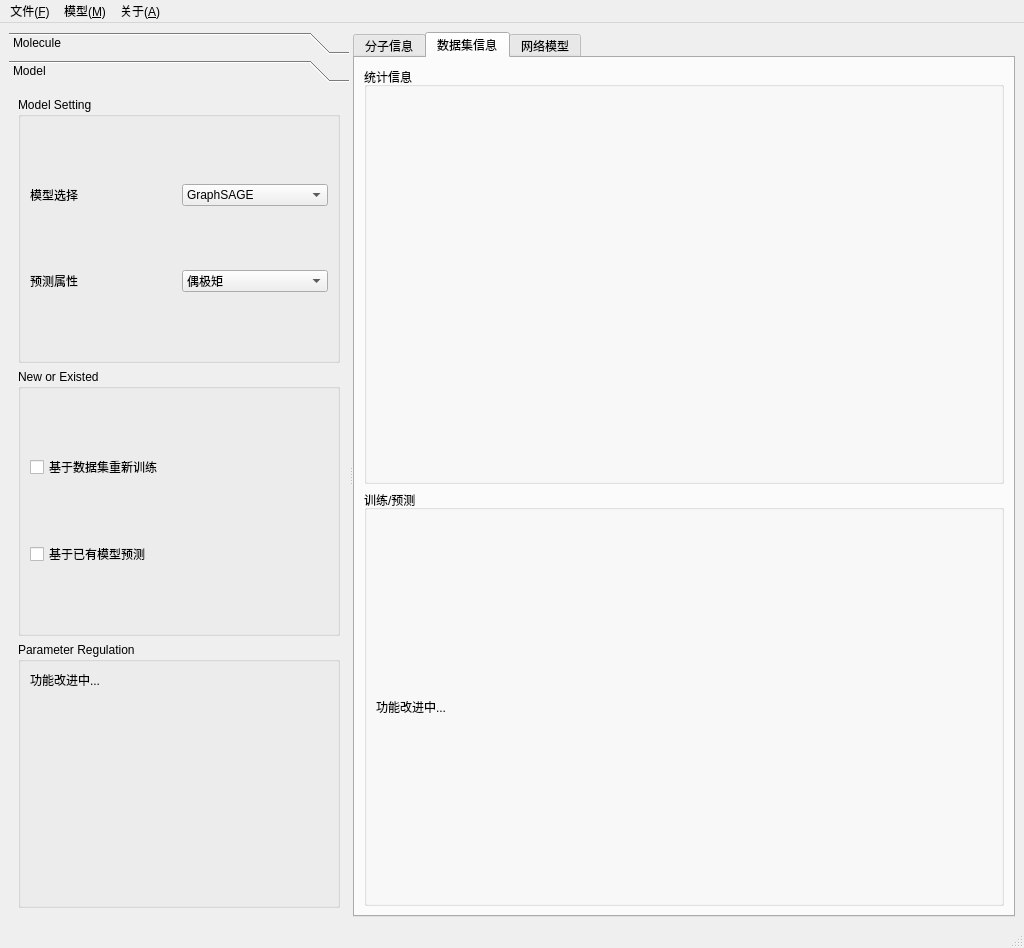
<?xml version="1.0" encoding="UTF-8"?>
<ui version="4.0">
 <class>MainWindow</class>
 <widget class="QMainWindow" name="MainWindow">
  <property name="geometry">
   <rect>
    <x>0</x>
    <y>0</y>
    <width>1024</width>
    <height>948</height>
   </rect>
  </property>
  <property name="windowTitle">
   <string>分子属性预测系统</string>
  </property>
  <widget class="QWidget" name="centralwidget">
   <layout class="QGridLayout" name="gridLayout_9">
    <item row="0" column="0">
     <widget class="QSplitter" name="splitter">
      <property name="orientation">
       <enum>Qt::Horizontal</enum>
      </property>
      <widget class="QToolBox" name="toolBox">
       <property name="currentIndex">
        <number>1</number>
       </property>
       <widget class="QWidget" name="page">
        <property name="geometry">
         <rect>
          <x>0</x>
          <y>0</y>
          <width>331</width>
          <height>833</height>
         </rect>
        </property>
        <attribute name="label">
         <string>Molecule</string>
        </attribute>
        <layout class="QVBoxLayout" name="verticalLayout_2">
         <item>
          <widget class="QGroupBox" name="groupBoxMolecule">
           <property name="title">
            <string>Molecule</string>
           </property>
           <layout class="QGridLayout" name="gridLayout_2">
            <item row="0" column="0" colspan="2">
             <widget class="QPushButton" name="pushButtonWebView">
              <property name="text">
               <string>浏览器中打开（观察交互图形）</string>
              </property>
             </widget>
            </item>
            <item row="1" column="0">
             <widget class="QLabel" name="labelNo">
              <property name="text">
               <string>所观察分子：NO.</string>
              </property>
             </widget>
            </item>
            <item row="1" column="1">
             <widget class="QSpinBox" name="spinBoxNo"/>
            </item>
           </layout>
          </widget>
         </item>
         <item>
          <widget class="QGroupBox" name="groupBoxDataset">
           <property name="title">
            <string>Dataset</string>
           </property>
           <layout class="QGridLayout" name="gridLayout">
            <item row="0" column="0">
             <widget class="QLabel" name="labelHistType">
              <property name="text">
               <string>统计信息</string>
              </property>
             </widget>
            </item>
            <item row="0" column="1">
             <widget class="QComboBox" name="comboBoxHistType">
              <item>
               <property name="text">
                <string>旋转常量 A</string>
               </property>
              </item>
              <item>
               <property name="text">
                <string>旋转常量 B</string>
               </property>
              </item>
              <item>
               <property name="text">
                <string>旋转常量 C</string>
               </property>
              </item>
              <item>
               <property name="text">
                <string>偶极矩</string>
               </property>
              </item>
              <item>
               <property name="text">
                <string>各向同性极化率</string>
               </property>
              </item>
              <item>
               <property name="text">
                <string>HOMO</string>
               </property>
              </item>
              <item>
               <property name="text">
                <string>LUMO</string>
               </property>
              </item>
              <item>
               <property name="text">
                <string>带隙</string>
               </property>
              </item>
              <item>
               <property name="text">
                <string>空间最概然位置</string>
               </property>
              </item>
              <item>
               <property name="text">
                <string>零点振动能</string>
               </property>
              </item>
              <item>
               <property name="text">
                <string>内能(0K)</string>
               </property>
              </item>
              <item>
               <property name="text">
                <string>内能(RT)</string>
               </property>
              </item>
              <item>
               <property name="text">
                <string>焓(RT)</string>
               </property>
              </item>
              <item>
               <property name="text">
                <string>Gibbs自由能(RT)</string>
               </property>
              </item>
              <item>
               <property name="text">
                <string>热容(RT)</string>
               </property>
              </item>
             </widget>
            </item>
            <item row="1" column="0">
             <widget class="QLabel" name="labelSplit">
              <property name="text">
               <string>Train:Total</string>
              </property>
             </widget>
            </item>
            <item row="1" column="1">
             <widget class="QDoubleSpinBox" name="doubleSpinBoxSplit"/>
            </item>
           </layout>
          </widget>
         </item>
         <item>
          <widget class="QGroupBox" name="groupBox_4">
           <property name="title">
            <string>Molecule Manipulation</string>
           </property>
           <layout class="QFormLayout" name="formLayout">
            <item row="0" column="0">
             <widget class="QLabel" name="label_2">
              <property name="text">
               <string>功能改进中...</string>
              </property>
             </widget>
            </item>
           </layout>
          </widget>
         </item>
        </layout>
       </widget>
       <widget class="QWidget" name="page_2">
        <property name="geometry">
         <rect>
          <x>0</x>
          <y>0</y>
          <width>331</width>
          <height>833</height>
         </rect>
        </property>
        <attribute name="label">
         <string>Model</string>
        </attribute>
        <layout class="QVBoxLayout" name="verticalLayout">
         <item>
          <widget class="QGroupBox" name="groupBox">
           <property name="title">
            <string>Model Setting</string>
           </property>
           <layout class="QGridLayout" name="gridLayout_6">
            <item row="0" column="0">
             <widget class="QLabel" name="label_3">
              <property name="text">
               <string>模型选择</string>
              </property>
             </widget>
            </item>
            <item row="0" column="1">
             <widget class="QComboBox" name="comboBoxModelSelect">
              <item>
               <property name="text">
                <string>GraphSAGE</string>
               </property>
              </item>
              <item>
               <property name="text">
                <string>GCN</string>
               </property>
              </item>
              <item>
               <property name="text">
                <string>MPNN</string>
               </property>
              </item>
              <item>
               <property name="text">
                <string>RandomForest</string>
               </property>
              </item>
              <item>
               <property name="text">
                <string>XGBoost</string>
               </property>
              </item>
             </widget>
            </item>
            <item row="1" column="0">
             <widget class="QLabel" name="label_7">
              <property name="text">
               <string>预测属性</string>
              </property>
             </widget>
            </item>
            <item row="1" column="1">
             <widget class="QComboBox" name="comboBoxPropertyPredict">
              <item>
               <property name="text">
                <string>偶极矩</string>
               </property>
              </item>
              <item>
               <property name="text">
                <string>各向同性极化率</string>
               </property>
              </item>
              <item>
               <property name="text">
                <string>HOMO</string>
               </property>
              </item>
              <item>
               <property name="text">
                <string>LUMO</string>
               </property>
              </item>
              <item>
               <property name="text">
                <string>带隙</string>
               </property>
              </item>
              <item>
               <property name="text">
                <string>空间最概然位置</string>
               </property>
              </item>
              <item>
               <property name="text">
                <string>零点振动能</string>
               </property>
              </item>
              <item>
               <property name="text">
                <string>内能(0K)</string>
               </property>
              </item>
              <item>
               <property name="text">
                <string>内能(RT)</string>
               </property>
              </item>
              <item>
               <property name="text">
                <string>焓(RT)</string>
               </property>
              </item>
              <item>
               <property name="text">
                <string>Gibbs自由能(RT)</string>
               </property>
              </item>
              <item>
               <property name="text">
                <string>热容(RT)</string>
               </property>
              </item>
             </widget>
            </item>
           </layout>
          </widget>
         </item>
         <item>
          <widget class="QGroupBox" name="groupBox_3">
           <property name="title">
            <string>New or Existed</string>
           </property>
           <layout class="QGridLayout" name="gridLayout_16">
            <item row="0" column="0">
             <widget class="QCheckBox" name="checkBoxUseNew">
              <property name="text">
               <string>基于数据集重新训练</string>
              </property>
             </widget>
            </item>
            <item row="1" column="0">
             <widget class="QCheckBox" name="checkBoxUseExisted">
              <property name="text">
               <string>基于已有模型预测</string>
              </property>
             </widget>
            </item>
           </layout>
          </widget>
         </item>
         <item>
          <widget class="QGroupBox" name="groupBox_2">
           <property name="title">
            <string>Parameter Regulation</string>
           </property>
           <layout class="QFormLayout" name="formLayout_3">
            <item row="0" column="0">
             <widget class="QLabel" name="label">
              <property name="text">
               <string>功能改进中...</string>
              </property>
             </widget>
            </item>
           </layout>
          </widget>
         </item>
        </layout>
       </widget>
      </widget>
      <widget class="QTabWidget" name="tabWidget">
       <property name="currentIndex">
        <number>1</number>
       </property>
       <widget class="QWidget" name="tab">
        <attribute name="title">
         <string>分子信息</string>
        </attribute>
        <layout class="QGridLayout" name="gridLayout_13">
         <item row="0" column="0" rowspan="2">
          <widget class="QGroupBox" name="groupBoxGraph2D">
           <property name="title">
            <string>分子图结构</string>
           </property>
           <layout class="QGridLayout" name="gridLayout_12">
            <item row="0" column="0">
             <widget class="QScrollArea" name="scrollArea1">
              <property name="widgetResizable">
               <bool>true</bool>
              </property>
              <widget class="QWidget" name="scrollAreaWidgetContents_2">
               <property name="geometry">
                <rect>
                 <x>0</x>
                 <y>0</y>
                 <width>283</width>
                 <height>196</height>
                </rect>
               </property>
               <layout class="QGridLayout" name="gridLayout_15">
                <item row="0" column="0">
                 <widget class="QLabel" name="labelFigure1">
                  <property name="layoutDirection">
                   <enum>Qt::LeftToRight</enum>
                  </property>
                  <property name="text">
                   <string>Figure1</string>
                  </property>
                  <property name="alignment">
                   <set>Qt::AlignCenter</set>
                  </property>
                 </widget>
                </item>
               </layout>
              </widget>
             </widget>
            </item>
            <item row="1" column="0">
             <widget class="QScrollArea" name="scrollArea2">
              <property name="widgetResizable">
               <bool>true</bool>
              </property>
              <widget class="QWidget" name="scrollAreaWidgetContents_3">
               <property name="geometry">
                <rect>
                 <x>0</x>
                 <y>0</y>
                 <width>283</width>
                 <height>196</height>
                </rect>
               </property>
               <layout class="QGridLayout" name="gridLayout_7">
                <item row="0" column="0">
                 <widget class="QLabel" name="labelFigure2">
                  <property name="text">
                   <string>Figure2</string>
                  </property>
                  <property name="alignment">
                   <set>Qt::AlignCenter</set>
                  </property>
                 </widget>
                </item>
               </layout>
              </widget>
             </widget>
            </item>
            <item row="2" column="0">
             <widget class="QScrollArea" name="scrollArea1_2">
              <property name="widgetResizable">
               <bool>true</bool>
              </property>
              <widget class="QWidget" name="scrollAreaWidgetContents_4">
               <property name="geometry">
                <rect>
                 <x>0</x>
                 <y>0</y>
                 <width>283</width>
                 <height>196</height>
                </rect>
               </property>
               <layout class="QGridLayout" name="gridLayout_14">
                <item row="0" column="0">
                 <widget class="QLabel" name="labelFigure1_2">
                  <property name="text">
                   <string>Figure1</string>
                  </property>
                  <property name="alignment">
                   <set>Qt::AlignCenter</set>
                  </property>
                 </widget>
                </item>
               </layout>
              </widget>
             </widget>
            </item>
            <item row="3" column="0">
             <widget class="QScrollArea" name="scrollArea2_2">
              <property name="widgetResizable">
               <bool>true</bool>
              </property>
              <widget class="QWidget" name="scrollAreaWidgetContents_5">
               <property name="geometry">
                <rect>
                 <x>0</x>
                 <y>0</y>
                 <width>283</width>
                 <height>196</height>
                </rect>
               </property>
               <layout class="QGridLayout" name="gridLayout_11">
                <item row="0" column="0">
                 <widget class="QLabel" name="labelFigure2_2">
                  <property name="text">
                   <string>Figure2</string>
                  </property>
                  <property name="alignment">
                   <set>Qt::AlignCenter</set>
                  </property>
                 </widget>
                </item>
               </layout>
              </widget>
             </widget>
            </item>
           </layout>
          </widget>
         </item>
         <item row="0" column="1">
          <widget class="QGroupBox" name="groupBoxMoleculeInfo">
           <property name="title">
            <string>分子属性信息</string>
           </property>
           <layout class="QGridLayout" name="gridLayout_3">
            <item row="0" column="0">
             <widget class="QLabel" name="label_4">
              <property name="text">
               <string>Smiles表示</string>
              </property>
             </widget>
            </item>
            <item row="0" column="2">
             <widget class="QPushButton" name="pushButtonPositions">
              <property name="text">
               <string>原子空间位置(...)</string>
              </property>
             </widget>
            </item>
            <item row="0" column="1">
             <widget class="QLineEdit" name="lineEditSmiles"/>
            </item>
            <item row="1" column="1">
             <widget class="QLineEdit" name="lineEditInChI"/>
            </item>
            <item row="1" column="0">
             <widget class="QLabel" name="label_5">
              <property name="text">
               <string>InChI表示</string>
              </property>
             </widget>
            </item>
            <item row="1" column="2">
             <widget class="QPushButton" name="pushButtonCharges">
              <property name="text">
               <string>原子核电荷数(...)</string>
              </property>
             </widget>
            </item>
            <item row="2" column="0" colspan="3">
             <widget class="QTableWidget" name="tableWidgetProperties">
              <attribute name="horizontalHeaderDefaultSectionSize">
               <number>90</number>
              </attribute>
              <attribute name="horizontalHeaderMinimumSectionSize">
               <number>90</number>
              </attribute>
              <attribute name="verticalHeaderDefaultSectionSize">
               <number>20</number>
              </attribute>
              <attribute name="verticalHeaderMinimumSectionSize">
               <number>19</number>
              </attribute>
              <row>
               <property name="text">
                <string>旋转常量 A</string>
               </property>
              </row>
              <row>
               <property name="text">
                <string>旋转常量 B</string>
               </property>
              </row>
              <row>
               <property name="text">
                <string>旋转常量 C</string>
               </property>
              </row>
              <row>
               <property name="text">
                <string>偶极矩</string>
               </property>
              </row>
              <row>
               <property name="text">
                <string>各向同性极化率</string>
               </property>
              </row>
              <row>
               <property name="text">
                <string>HOMO</string>
               </property>
              </row>
              <row>
               <property name="text">
                <string>LUMO</string>
               </property>
              </row>
              <row>
               <property name="text">
                <string>带隙</string>
               </property>
              </row>
              <row>
               <property name="text">
                <string>空间最概然位置</string>
               </property>
              </row>
              <row>
               <property name="text">
                <string>零点振动能</string>
               </property>
              </row>
              <row>
               <property name="text">
                <string>内能(0K)</string>
               </property>
              </row>
              <row>
               <property name="text">
                <string>内能(RT)</string>
               </property>
              </row>
              <row>
               <property name="text">
                <string>焓(RT)</string>
               </property>
              </row>
              <row>
               <property name="text">
                <string>Gibbs自由能(RT)</string>
               </property>
              </row>
              <row>
               <property name="text">
                <string>热容(RT)</string>
               </property>
              </row>
              <column>
               <property name="text">
                <string>Value</string>
               </property>
              </column>
              <column>
               <property name="text">
                <string>Unit</string>
               </property>
              </column>
             </widget>
            </item>
           </layout>
          </widget>
         </item>
         <item row="1" column="1">
          <widget class="QGroupBox" name="groupBoxGraph3D">
           <property name="title">
            <string>三维结构</string>
           </property>
           <layout class="QGridLayout" name="gridLayout_10">
            <item row="0" column="0">
             <widget class="QScrollArea" name="scrollArea3">
              <property name="widgetResizable">
               <bool>true</bool>
              </property>
              <widget class="QWidget" name="scrollAreaWidgetContents">
               <property name="geometry">
                <rect>
                 <x>0</x>
                 <y>0</y>
                 <width>313</width>
                 <height>384</height>
                </rect>
               </property>
               <layout class="QGridLayout" name="gridLayout_8">
                <item row="0" column="0">
                 <widget class="QLabel" name="labelFigure3">
                  <property name="text">
                   <string>Figure3</string>
                  </property>
                  <property name="alignment">
                   <set>Qt::AlignCenter</set>
                  </property>
                 </widget>
                </item>
               </layout>
              </widget>
             </widget>
            </item>
           </layout>
          </widget>
         </item>
        </layout>
       </widget>
       <widget class="QWidget" name="tab_3">
        <attribute name="title">
         <string>数据集信息</string>
        </attribute>
        <layout class="QGridLayout" name="gridLayout_4">
         <item row="0" column="0">
          <widget class="QGroupBox" name="groupBoxStatistics">
           <property name="title">
            <string>统计信息</string>
           </property>
          </widget>
         </item>
         <item row="1" column="0">
          <widget class="QGroupBox" name="groupBoxTrainTest">
           <property name="title">
            <string>训练/预测</string>
           </property>
           <layout class="QGridLayout" name="gridLayout_17">
            <item row="0" column="0">
             <widget class="QLabel" name="label_8">
              <property name="text">
               <string>功能改进中...</string>
              </property>
             </widget>
            </item>
           </layout>
          </widget>
         </item>
        </layout>
       </widget>
       <widget class="QWidget" name="tab_2">
        <attribute name="title">
         <string>网络模型</string>
        </attribute>
        <layout class="QGridLayout" name="gridLayout_5">
         <item row="0" column="0">
          <widget class="QGroupBox" name="groupBoxModelView">
           <property name="title">
            <string>模型视图</string>
           </property>
           <layout class="QVBoxLayout" name="verticalLayout_3">
            <item>
             <widget class="QLabel" name="label_9">
              <property name="text">
               <string>功能改进中...</string>
              </property>
             </widget>
            </item>
           </layout>
          </widget>
         </item>
         <item row="1" column="0">
          <widget class="QGroupBox" name="groupBoxResult">
           <property name="title">
            <string>预测结果</string>
           </property>
          </widget>
         </item>
        </layout>
       </widget>
      </widget>
     </widget>
    </item>
   </layout>
  </widget>
  <widget class="QMenuBar" name="menubar">
   <property name="geometry">
    <rect>
     <x>0</x>
     <y>0</y>
     <width>1024</width>
     <height>23</height>
    </rect>
   </property>
   <widget class="QMenu" name="menu_F">
    <property name="title">
     <string>文件(&amp;F)</string>
    </property>
    <addaction name="actionOpenFile"/>
    <addaction name="actionOpenFolder"/>
    <addaction name="actionSave"/>
    <addaction name="actionSaveAs"/>
    <addaction name="actionClose"/>
   </widget>
   <widget class="QMenu" name="menu_M">
    <property name="title">
     <string>模型(&amp;M)</string>
    </property>
    <widget class="QMenu" name="menu">
     <property name="title">
      <string>模型说明</string>
     </property>
     <property name="icon">
      <iconset>
       <normaloff>../icons/图神经网络.svg</normaloff>../icons/图神经网络.svg</iconset>
     </property>
     <addaction name="actionGraphSAGE"/>
     <addaction name="actionGCN"/>
     <addaction name="actionXGBoost"/>
    </widget>
    <addaction name="actionTrain"/>
    <addaction name="actionPredict"/>
    <addaction name="menu"/>
   </widget>
   <widget class="QMenu" name="menu_A">
    <property name="title">
     <string>关于(&amp;A)</string>
    </property>
    <addaction name="actionAbout"/>
    <addaction name="actionHelp"/>
    <addaction name="actionAboutQT"/>
   </widget>
   <addaction name="menu_F"/>
   <addaction name="menu_M"/>
   <addaction name="menu_A"/>
  </widget>
  <widget class="QStatusBar" name="statusbar"/>
  <action name="actionOpenFile">
   <property name="icon">
    <iconset>
     <normaloff>../icons/文档.svg</normaloff>../icons/文档.svg</iconset>
   </property>
   <property name="text">
    <string>打开文件</string>
   </property>
   <property name="shortcut">
    <string>Ctrl+O</string>
   </property>
  </action>
  <action name="actionOpenFolder">
   <property name="icon">
    <iconset>
     <normaloff>../icons/文件.svg</normaloff>../icons/文件.svg</iconset>
   </property>
   <property name="text">
    <string>打开目录</string>
   </property>
   <property name="shortcut">
    <string>Ctrl+Shift+O</string>
   </property>
  </action>
  <action name="actionClose">
   <property name="icon">
    <iconset>
     <normaloff>../icons/退出.svg</normaloff>../icons/退出.svg</iconset>
   </property>
   <property name="text">
    <string>退出</string>
   </property>
   <property name="shortcut">
    <string>Ctrl+W</string>
   </property>
  </action>
  <action name="actionSave">
   <property name="icon">
    <iconset>
     <normaloff>../icons/保存.svg</normaloff>../icons/保存.svg</iconset>
   </property>
   <property name="text">
    <string>保存</string>
   </property>
   <property name="shortcut">
    <string>Ctrl+S</string>
   </property>
  </action>
  <action name="actionSaveAs">
   <property name="icon">
    <iconset>
     <normaloff>../icons/另存为.svg</normaloff>../icons/另存为.svg</iconset>
   </property>
   <property name="text">
    <string>另存为</string>
   </property>
   <property name="shortcut">
    <string>Ctrl+Shift+S</string>
   </property>
  </action>
  <action name="actionTrain">
   <property name="icon">
    <iconset>
     <normaloff>../icons/训练.svg</normaloff>../icons/训练.svg</iconset>
   </property>
   <property name="text">
    <string>训练</string>
   </property>
   <property name="shortcut">
    <string>Ctrl+T</string>
   </property>
  </action>
  <action name="actionPredict">
   <property name="icon">
    <iconset>
     <normaloff>../icons/测试.svg</normaloff>../icons/测试.svg</iconset>
   </property>
   <property name="text">
    <string>预测</string>
   </property>
   <property name="shortcut">
    <string>Ctrl+P</string>
   </property>
  </action>
  <action name="actionHelp">
   <property name="icon">
    <iconset>
     <normaloff>../icons/帮助.svg</normaloff>../icons/帮助.svg</iconset>
   </property>
   <property name="text">
    <string>帮助</string>
   </property>
  </action>
  <action name="actionAbout">
   <property name="icon">
    <iconset>
     <normaloff>../icons/关于.svg</normaloff>../icons/关于.svg</iconset>
   </property>
   <property name="text">
    <string>关于</string>
   </property>
  </action>
  <action name="actionAboutQT">
   <property name="icon">
    <iconset>
     <normaloff>../icons/qt.svg</normaloff>../icons/qt.svg</iconset>
   </property>
   <property name="text">
    <string>Qt Info</string>
   </property>
  </action>
  <action name="actionGraphSAGE">
   <property name="text">
    <string>GraphSAGE</string>
   </property>
  </action>
  <action name="actionGCN">
   <property name="text">
    <string>GCN</string>
   </property>
  </action>
  <action name="actionXGBoost">
   <property name="text">
    <string>XGBoost</string>
   </property>
  </action>
 </widget>
 <resources/>
 <connections>
  <connection>
   <sender>actionClose</sender>
   <signal>triggered()</signal>
   <receiver>MainWindow</receiver>
   <slot>close()</slot>
   <hints>
    <hint type="sourcelabel">
     <x>-1</x>
     <y>-1</y>
    </hint>
    <hint type="destinationlabel">
     <x>399</x>
     <y>299</y>
    </hint>
   </hints>
  </connection>
 </connections>
</ui>
